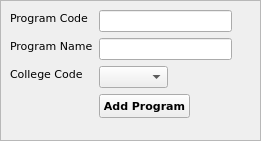
   <widget class="QFrame" name="frame_11">
    <property name="geometry">
     <rect>
      <x>-10</x>
      <y>190</y>
      <width>261</width>
      <height>141</height>
     </rect>
    </property>
    <property name="sizePolicy">
     <sizepolicy hsizetype="Preferred" vsizetype="Preferred">
      <horstretch>2</horstretch>
      <verstretch>0</verstretch>
     </sizepolicy>
    </property>
    <property name="frameShape">
     <enum>QFrame::StyledPanel</enum>
    </property>
    <property name="frameShadow">
     <enum>QFrame::Raised</enum>
    </property>
    <widget class="QLabel" name="label_40">
     <property name="geometry">
      <rect>
       <x>10</x>
       <y>10</y>
       <width>79</width>
       <height>16</height>
      </rect>
     </property>
     <property name="font">
      <font>
       <family>Verdana</family>
       <pointsize>8</pointsize>
      </font>
     </property>
     <property name="text">
      <string>Program Code</string>
     </property>
    </widget>
    <widget class="QLineEdit" name="lineEdit_22">
     <property name="geometry">
      <rect>
       <x>99</x>
       <y>10</y>
       <width>133</width>
       <height>22</height>
      </rect>
     </property>
    </widget>
    <widget class="QLabel" name="label_41">
     <property name="geometry">
      <rect>
       <x>10</x>
       <y>38</y>
       <width>83</width>
       <height>16</height>
      </rect>
     </property>
     <property name="font">
      <font>
       <family>Verdana</family>
       <pointsize>8</pointsize>
      </font>
     </property>
     <property name="text">
      <string>Program Name</string>
     </property>
    </widget>
    <widget class="QLineEdit" name="lineEdit_23">
     <property name="geometry">
      <rect>
       <x>99</x>
       <y>38</y>
       <width>133</width>
       <height>22</height>
      </rect>
     </property>
    </widget>
    <widget class="QLabel" name="label_42">
     <property name="geometry">
      <rect>
       <x>10</x>
       <y>66</y>
       <width>72</width>
       <height>16</height>
      </rect>
     </property>
     <property name="font">
      <font>
       <family>Verdana</family>
       <pointsize>8</pointsize>
      </font>
     </property>
     <property name="text">
      <string>College Code</string>
     </property>
    </widget>
    <widget class="QPushButton" name="addStudentButton_7">
     <property name="geometry">
      <rect>
       <x>99</x>
       <y>94</y>
       <width>91</width>
       <height>24</height>
      </rect>
     </property>
     <property name="font">
      <font>
       <family>Verdana</family>
       <pointsize>8</pointsize>
       <bold>true</bold>
      </font>
     </property>
     <property name="text">
      <string>Add Program</string>
     </property>
    </widget>
    <widget class="QComboBox" name="comboBox_23">
     <property name="geometry">
      <rect>
       <x>99</x>
       <y>66</y>
       <width>69</width>
       <height>22</height>
      </rect>
     </property>
    </widget>
   </widget>
